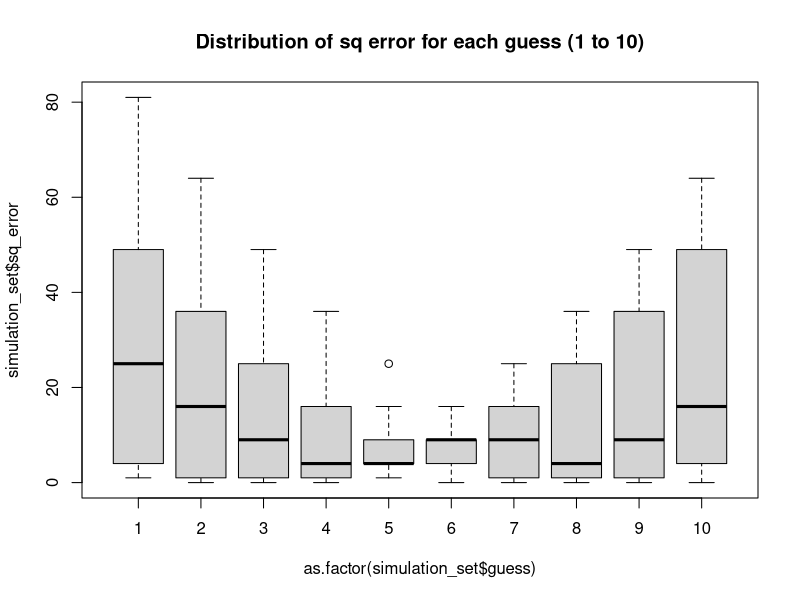

The R source for this figure:
## ---- chunk 1
knitr::opts_chunk$set(collapse = TRUE)
## ---- chunk 2
v <- c(2, 6, 9, 4, 10, 3, 3, 7, 8)
length(v)

## ---- chunk 3
mean(v)
## ---- chunk 4
v <- c(2, 6, 9, 4, 10, 3, 3, 7, 8)
length(v)

## ---- chunk 5
library(magrittr)
library(dplyr)
library(tidyr)
set.seed(123)

v <- c(2, 6, 9, 4, 10, 3, 3, 7, 8)
mean(v)
length(v)

# leave-one-out, let's guess from 1 to 10 - reasonable?
# calculate error

simulation_set <- data.frame(leave_out = numeric(0),
                             guess = numeric(0),
                             error = numeric(0))

for(idx in seq_along(v)){
  leave_out <- v[idx]
  answer <- leave_out
  
  for(guess in 1:10){
    
    error <- guess - answer
    simulation_set <- rbind(simulation_set, data.frame(leave_out = leave_out, guess = guess, error = error))
  }
}

# calculate squared error
simulation_set$sq_error <- simulation_set$error**2
boxplot(simulation_set$sq_error ~ as.factor(simulation_set$guess), main = "Distribution of sq error for each guess (1 to 10)")

